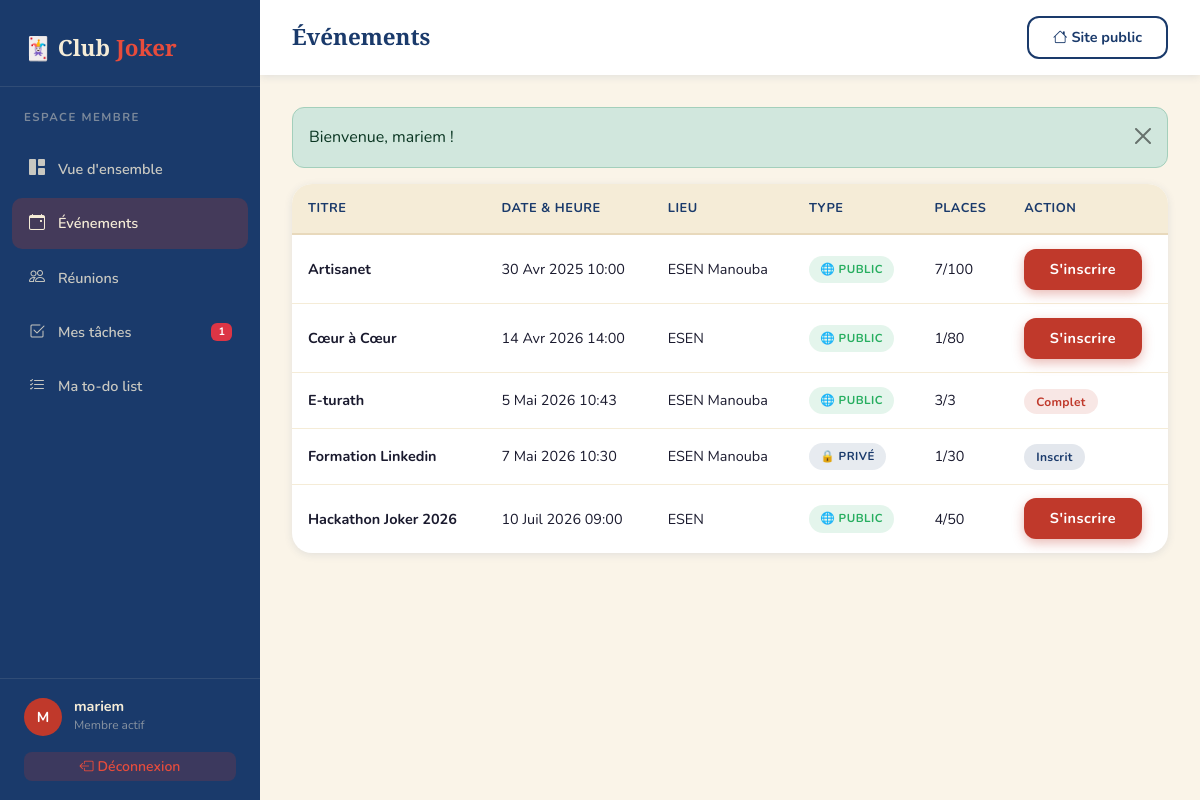
/index.php?page=membre_dashboard&tab=events (signed in), run on the app's committed database.
### tables this page shows
CREATE TABLE `evenements` (
  `id` int NOT NULL,
  `titre` varchar(200) NOT NULL,
  `description` text,
  `date_evenement` date NOT NULL,
  `heure` time DEFAULT NULL,
  `lieu` varchar(150) DEFAULT NULL,
  `type` enum('public','prive') DEFAULT 'public',
  `max_participants` int DEFAULT '30',
  `id_createur` int DEFAULT NULL
);

### controllers/membreController.php (called while the page is built, shortened)
<?php
require_once __DIR__ . '/../models/EvenementModel.php';
require_once __DIR__ . '/../models/TacheModel.php';
class MembreController
{
    private EvenementModel $evenementModel;
    private TacheModel     $tacheModel;
    public function __construct()
    {
        $this->evenementModel = new EvenementModel();
        $this->tacheModel     = new TacheModel();
    }
    public function dashboard(): void
    {
        $uid = (int) $_SESSION['user']['id'];
        $tab = $_GET['tab'] ?? 'overview';
        $evenements  = $this->evenementModel->getTous();
        $mes_taches  = $this->tacheModel->getTachesParMembre($uid);
        $flash_success = $_SESSION['flash_success'] ?? null;
        require_once __DIR__ . '/../views/membre/dashboard.php';
    }
}

### config/database.php (called while the page is built, shortened)
<?php
class Database
{
    private static string $host     = 'localhost';
    private static string $dbname   = 'joker_club';
    private static string $user     = 'root';
    private static string $password = '';
    private static string $charset  = 'utf8mb4';
    private static ?PDO $instance = null;
    public static function getInstance(): PDO
    {
        if (self::$instance === null) {
            $host     = self::env('DB_HOST', self::$host);
            $port     = self::env('DB_PORT', '');
            $dbname   = self::env('DB_NAME', self::$dbname);
            $user     = self::env('DB_USER', self::env('DB_USERNAME', self::$user));
            $password = self::env('DB_PASSWORD', self::$password);
            $dsn = "mysql:host={$host}"
                 . ($port !== '' ? ";port={$port}" : '')
                 . ";dbname={$dbname}"
                 . ";charset=" . self::$charset;
            $options = [
                PDO::ATTR_ERRMODE            => PDO::ERRMODE_EXCEPTION,
                PDO::ATTR_DEFAULT_FETCH_MODE => PDO::FETCH_ASSOC,
                PDO::ATTR_EMULATE_PREPARES   => false,
            ];
            try {
                self::$instance = new PDO($dsn, $user, $password, $options);
            } catch (PDOException $e) {
                error_log('Database connection failed: ' . $e->getMessage());
                http_response_code(500);
                die('Connexion a la base de donnees echouee. Verifiez les variables DB_HOST, DB_NAME, DB_USER/DB_USERNAME et DB_PASSWORD.');
            }
        }
        return self::$instance;
    }
    private static function env(string $key, string $default = ''): string
    {
        $value = getenv($key);
        if ($value === false || $value === '') {
            return $default;
        }
        return $value;
    }
}

### models/TacheModel.php (called while the page is built, shortened)
<?php
require_once __DIR__ . '/../config/database.php';
class TacheModel
{
    private PDO $pdo;
    public function __construct()
    {
        $this->pdo = Database::getInstance();
    }
    public function getTachesParMembre(int $idUtilisateur): array
    {
        $stmt = $this->pdo->prepare(
            "SELECT t.*, u.nom AS assigné_nom
             FROM taches t
             LEFT JOIN utilisateurs u ON t.id_assigne = u.id
             WHERE t.id_assigne = :uid
             ORDER BY FIELD(t.priorite, 'haute', 'moyenne', 'faible'), t.deadline ASC"
        );
        $stmt->execute([':uid' => $idUtilisateur]);
        return $stmt->fetchAll();
    }
}

### models/evenementModel.php (called while the page is built, shortened)
<?php
require_once __DIR__ . '/../config/database.php';
class EvenementModel
{
    private PDO $pdo;
    public function __construct()
    {
        $this->pdo = Database::getInstance();
    }
    public function getTous(string $filtre = 'tous'): array
    {
        $sql = "SELECT e.*,
                       (SELECT COUNT(*) FROM inscriptions_evenements i
                        WHERE i.id_evenement = e.id) AS nb_inscrits
                FROM evenements e
                WHERE 1=1";
        $params = [];
        $sql .= " ORDER BY e.date_evenement ASC";
        $stmt = $this->pdo->prepare($sql);
        $stmt->execute($params);
        return $stmt->fetchAll();
    }
}

### views/membre/dashboard.php (the view, shortened to what this page needs)
<?php
if (!function_exists('formatDateFr')) {
    function formatDateFr(string $date): string {
        $mois = ['','Jan','Fév','Mar','Avr','Mai','Juin','Juil','Aoû','Sep','Oct','Nov','Déc'];
        [$y, $m, $d] = explode('-', $date);
        return intval($d) . ' ' . $mois[intval($m)] . ' ' . $y;
    }
}
$user      = $_SESSION['user'];
$initiales = mb_strtoupper(mb_substr($user['nom'], 0, 1))
           . mb_strtoupper(mb_substr(explode(' ', $user['nom'])[1] ?? '', 0, 1));
$tabActif  = $tab ?? 'overview';
?>
<!DOCTYPE html>
<html lang="fr">
<head>
  <link rel="stylesheet" href="https://cdn.jsdelivr.net/npm/bootstrap@5.3.2/dist/css/bootstrap.min.css">
  <link rel="stylesheet" href="https://cdn.jsdelivr.net/npm/bootstrap-icons@1.11.3/font/bootstrap-icons.css">
  <link rel="stylesheet" href="public/style.css">
</head>
<body>
<div class="dashboard-wrapper">
<aside class="sidebar" id="sidebar">
  <div class="sidebar-brand">🃏 Club <span>Joker</span></div>
  <div class="sidebar-role">Espace Membre</div>
  <ul class="sidebar-menu">
    <?php
    $items = [
      'overview'   => ['icon'=>'grid-1x2-fill',   'label'=>'Vue d\'ensemble'],
      'events'     => ['icon'=>'calendar-event',  'label'=>'Événements'],
      'meetings'   => ['icon'=>'people',           'label'=>'Réunions'],
      'my_tasks'   => ['icon'=>'check2-square',    'label'=>'Mes tâches'],
      'todo'       => ['icon'=>'list-check',       'label'=>'Ma to-do list'],
    ];
    foreach ($items as $key => $item):
    ?>
    <li>
      <a href="index.php?page=membre_dashboard&tab=<?= $key ?>"
         class="nav-item <?= $tabActif === $key ? 'active' : '' ?>"
         style="text-decoration:none">
        <i class="bi bi-<?= $item['icon'] ?>"></i>
        <?= $item['label'] ?>
        <?php if ($key === 'my_tasks' && !empty($mes_taches)): ?>
          <span class="badge bg-danger ms-auto"><?= count($mes_taches) ?></span>
        <?php endif; ?>
      </a>
    </li>
    <?php endforeach; ?>
  </ul>
  <div class="sidebar-footer">
    <div class="sidebar-user">
      <div class="sidebar-avatar"><?= htmlspecialchars($initiales) ?></div>
      <div class="sidebar-user-info">
        <div class="name"><?= htmlspecialchars($user['nom']) ?></div>
        <div class="role">Membre actif</div>
      </div>
    </div>
    <a href="index.php?page=logout"
       class="btn btn-sm w-100 mt-3"
       style="background:rgba(192,57,43,0.2);color:var(--red-light);border:none;border-radius:8px;font-weight:600">
      <i class="bi bi-box-arrow-left me-1"></i>Déconnexion
    </a>
  </div>
</aside>
<main class="dashboard-main">
  <div class="dashboard-topbar">
    <div class="d-flex align-items-center gap-3">
      <h1>
        <?= [
          'overview' => 'Vue d\'ensemble',
          'events'   => 'Événements',
          'meetings' => 'Réunions',
          'my_tasks' => 'Mes tâches',
          'todo'     => 'Ma to-do list',
        ][$tabActif] ?? 'Dashboard' ?>
      </h1>
    </div>
    <a href="index.php?page=accueil" class="btn btn-sm btn-joker-outline">
      <i class="bi bi-house me-1"></i>Site public
    </a>
  </div>
  <div class="dashboard-body">
    <?php if (!empty($flash_success)): ?>
    <div class="alert alert-success alert-dismissible fade show rounded-joker mb-3" role="alert">
      <?= htmlspecialchars($flash_success) ?>
      <button type="button" class="btn-close" data-bs-dismiss="alert"></button>
    </div>
    <?php endif; ?>
    <?php if ($tabActif === 'overview'): ?>
    <div class="joker-card mb-4 p-4"
         style="background:linear-gradient(135deg,var(--blue),var(--blue-dark));color:var(--beige)">
      <div class="d-flex align-items-center gap-3">
        <div class="sidebar-avatar" style="width:56px;height:56px;font-size:1.2rem;background:rgba(245,236,215,.15)">
          <?= htmlspecialchars($initiales) ?>
        </div>
        <div>
          <h4 style="color:var(--beige)" class="mb-1">Bonjour, <?= htmlspecialchars(explode(' ', $user['nom'])[0]) ?> 👋</h4>
          <p style="color:rgba(245,236,215,.7)" class="mb-0 small">Membre actif du Club Joker</p>
        </div>
      </div>
    </div>
    <div class="row g-3 mb-4">
      <div class="col-6 col-lg-4">
        <div class="stat-card">
          <div class="stat-icon blue"><i class="bi bi-calendar-event"></i></div>
          <div><div class="stat-value"><?= $stats['evenements'] ?></div><div class="stat-label">Événements</div></div>
        </div>
      </div>
      <div class="col-6 col-lg-4">
        <div class="stat-card">
          <div class="stat-icon gold"><i class="bi bi-people"></i></div>
          <div><div class="stat-value"><?= $stats['reunions'] ?></div><div class="stat-label">Réunions à venir</div></div>
        </div>
      </div>
      <div class="col-6 col-lg-4">
        <div class="stat-card">
          <div class="stat-icon red"><i class="bi bi-check2-square"></i></div>
          <div><div class="stat-value"><?= $stats['mes_taches'] ?></div><div class="stat-label">Mes tâches</div></div>
        </div>
      </div>
    </div>
    <div class="row g-4">
      <div class="col-lg-6">
        <div class="dash-panel">
          <div class="dash-panel-header">
            <h5><i class="bi bi-calendar-event me-2 text-blue"></i>Prochains événements</h5>
            <a href="index.php?page=membre_dashboard&tab=events" class="btn btn-joker-blue btn-sm">Voir tout</a>
          </div>
          <div class="dash-panel-body p-0">
            <table class="joker-table">
              <thead><tr><th>Titre</th><th>Date</th><th>Type</th></tr></thead>
              <tbody>
                <?php foreach (array_slice($evenements ?? [], 0, 4) as $e): ?>
                <tr>
                  <td><strong><?= htmlspecialchars($e['titre']) ?></strong></td>
                  <td class="small"><?= formatDateFr($e['date_evenement']) ?></td>
                  <td><span class="event-badge <?= $e['type'] === 'public' ? 'public' : 'private' ?>">
                    <?= $e['type'] === 'public' ? 'Public' : 'Privé' ?>
                  </span></td>
                </tr>
                <?php endforeach; ?>
                <?php if (empty($evenements)): ?>
                <tr><td colspan="3" class="text-center text-muted py-3">Aucun événement</td></tr>
                <?php endif; ?>
              </tbody>
            </table>
          </div>
        </div>
      </div>
      <div class="col-lg-6">
        <div class="dash-panel">
          <div class="dash-panel-header">
            <h5><i class="bi bi-check2-square me-2 text-red"></i>Mes tâches urgentes</h5>
            <a href="index.php?page=membre_dashboard&tab=my_tasks" class="btn btn-joker-red btn-sm">Voir tout</a>
          </div>
          <div class="dash-panel-body">
            <?php
            $urgentes = array_filter($mes_taches ?? [], fn($t) => $t['priorite'] === 'haute' && $t['statut'] === 'en_cours');
            if (empty($urgentes)):
            ?>
              <div class="empty-state py-3">
                <i class="bi bi-check-circle fs-2"></i>
                <p class="mt-2 small">Aucune tâche urgente 🎉</p>
              </div>
            <?php else: ?>
              <?php foreach (array_slice($urgentes, 0, 4) as $t): ?>
              <div class="d-flex align-items-center gap-3 py-2" style="border-bottom:1px solid var(--beige)">
                <i class="bi bi-exclamation-circle-fill text-danger fs-5"></i>
                <div class="flex-grow-1">
                  <div class="fw-bold small"><?= htmlspecialchars($t['titre']) ?></div>
                  <?php if ($t['deadline']): ?>
                  <div class="small text-muted">Deadline: <?= formatDateFr($t['deadline']) ?></div>
                  <?php endif; ?>
                </div>
              </div>
              <?php endforeach; ?>
            <?php endif; ?>
          </div>
        </div>
      </div>
    </div>
    <?php elseif ($tabActif === 'events'): ?>
    <div class="dash-panel">
      <div class="dash-panel-body p-0">
        <div class="table-responsive">
          <table class="joker-table">
            <thead>
              <tr><th>Titre</th><th>Date & Heure</th><th>Lieu</th><th>Type</th><th>Places</th><th>Action</th></tr>
            </thead>
            <tbody>
              <?php if (empty($evenements)): ?>
                <tr><td colspan="6" class="text-center text-muted py-4">Aucun événement</td></tr>
              <?php else: ?>
                <?php foreach ($evenements as $e):
                  $spots = (int)$e['max_participants'] - (int)$e['nb_inscrits'];
                ?>
                <tr>
                  <td><strong><?= htmlspecialchars($e['titre']) ?></strong></td>
                  <td><?= formatDateFr($e['date_evenement']) ?> <?= $e['heure'] ? substr($e['heure'],0,5) : '' ?></td>
                  <td><?= htmlspecialchars($e['lieu'] ?? '—') ?></td>
                  <td><span class="event-badge <?= $e['type'] === 'public' ? 'public' : 'private' ?>">
                    <?= $e['type'] === 'public' ? '🌐 Public' : '🔒 Privé' ?>
                  </span></td>
                  <td><?= (int)$e['nb_inscrits'] ?>/<?= (int)$e['max_participants'] ?></td>
                  <td>
                    <?php if ($e['type'] === 'public' && $spots > 0): ?>
                    <button class="btn btn-sm btn-joker-red"
                            data-bs-toggle="modal" data-bs-target="#modalInscription"
                            data-id="<?= $e['id'] ?>"
                            data-titre="<?= htmlspecialchars($e['titre']) ?>">
                      S'inscrire
                    </button>
                    <?php elseif ($spots <= 0): ?>
                      <span class="badge-status refused">Complet</span>
                    <?php else: ?>
                      <span class="badge-status active small">Inscrit</span>
                    <?php endif; ?>
                  </td>
                </tr>
                <?php endforeach; ?>
              <?php endif; ?>
            </tbody>
          </table>
        </div>
      </div>
    </div>
    <?php endif; ?>
  </div>
</main>
</div>
</body>
</html>

### data on the page
evenements: titre "Artisanet", date_evenement "30 Avr 2025", heure "10:00", lieu "ESEN Manouba", type "🌐 PUBLIC", nb_inscrits "7", max_participants "100"
evenements: titre "Cœur à Cœur", date_evenement "14 Avr 2026", heure "14:00", lieu "ESEN", type "🌐 PUBLIC", nb_inscrits "1", max_participants "80"
evenements: titre "E-turath", date_evenement "5 Mai 2026", heure "10:43", lieu "ESEN Manouba", type "🌐 PUBLIC", nb_inscrits "3", max_participants "3"
evenements: titre "Formation Linkedin", date_evenement "7 Mai 2026", heure "10:30", lieu "ESEN Manouba", type "🔒 PRIVÉ", nb_inscrits "1", max_participants "30"
evenements: titre "Hackathon Joker 2026", date_evenement "10 Juil 2026", heure "09:00", lieu "ESEN", type "🌐 PUBLIC", nb_inscrits "4", max_participants "50"

### other printed values
$item['label'] "Vue d'ensemble"
$item['label'] "Événements"
$item['label'] "Réunions"
$item['label'] "Mes tâches"
$item['label'] "Ma to-do list"
$initiales "M"
$user['nom'] "mariem"
$flash_success "Bienvenue, mariem !"
